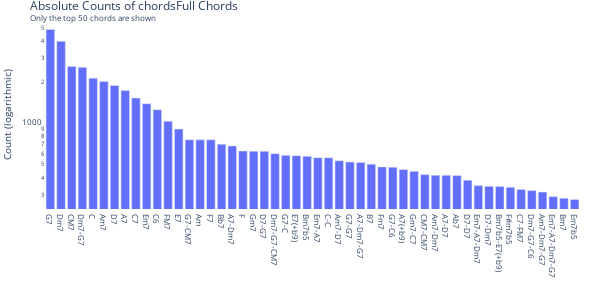

The code cell stored with this chart in its notebook:
### Code cell
df_chords.sort_values(by=['count'], ascending=False, inplace=True)
#df_chords_top = df_chords.query('count > 100')
df_chords_top = df_chords.head(topn)

fig = px.bar(df_chords_top,
             x='chord',
             y='count',
             log_y=True,
             width=600, height=300,
             )
fig.update_layout(
    barmode='stack',
    xaxis={'categoryorder':'total descending'},
    title={'text': f"Absolute Counts of {chords_preprocess} Chords<br><sup>Only the top {topn} chords are shown</sup>",
           'font': {'size': 12}
           },
    xaxis_title="",
    yaxis_title="Count (logarithmic)",
    margin=dict(l=0, r=20, t=20, b=20),
    font=dict(
        #family="Courier New, monospace",
        size=8,
        #color="RebeccaPurple"
    ),
    plot_bgcolor="white",
)
fig.show()

### Figure 1 — Plotly figure (JSON) as saved in the notebook; plotly's stock layout.template omitted (floating-point values rounded to 4 significant figures)
{"data": [{"alignmentgroup": "True", "hovertemplate": "chord=%{x}<br>count=%{y}<extra></extra>", "legendgroup": "", "marker": {"color": "#636efa", "pattern": {"shape": ""}}, "name": "", "offsetgroup": "", "orientation": "v", "showlegend": false, "textposition": "auto", "x": ["G7", "Dm7", "CM7", "Dm7-G7", "C", "Am7", "D7", "A7", "C7", "Em7", "C6", "FM7", "E7", "G7-CM7", "Am", "F7", "Bb7", "A7-Dm7", "F", "Gm7", "D7-G7", "Dm7-G7-CM7", "G7-C", "E7(+b9)", "Bm7b5", "Em7-A7", "C-C", "Am7-D7", "G7-G7", "A7-Dm7-G7", "B7", "Fm7", "G7-C6", "A7(+b9)", "Gm7-C7", "CM7-CM7", "Am7-Dm7", "A7-D7", "Ab7", "D7-D7", "Em7-A7-Dm7", "D7-Dm7", "Bm7b5-E7(+b9)", "F#m7b5", "C7-FM7", "Dm7-G7-C6", "Am7-Dm7-G7", "Em7-A7-Dm7-G7", "Bm7", "Em7b5"], "xaxis": "x", "y": [4838, 3960, 2590, 2555, 2129, 2013, 1881, 1729, 1525, 1384, 1252, 1032, 905, 756, 755, 755, 701, 681, 625, 623, 623, 598, 581, 578, 572, 559, 558, 530, 519, 516, 501, 478, 476, 458, 444, 420, 416, 416, 413, 382, 349, 345, 344, 339, 327, 321, 313, 290, 282, 276], "yaxis": "y", "type": "bar"}], "layout": {"xaxis": {"anchor": "y", "domain": [0.0, 1.0], "title": {"text": ""}, "categoryorder": "total descending"}, "yaxis": {"anchor": "x", "domain": [0.0, 1.0], "title": {"text": "Count (logarithmic)"}, "type": "log"}, "legend": {"tracegroupgap": 0}, "margin": {"t": 20, "l": 0, "r": 20, "b": 20}, "barmode": "stack", "height": 300, "width": 600, "title": {"font": {"size": 12}, "text": "Absolute Counts of chordsFull Chords<br><sup>Only the top 50 chords are shown</sup>"}, "font": {"size": 8}, "plot_bgcolor": "white"}}
